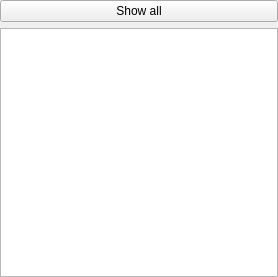
<?xml version="1.0" encoding="UTF-8"?>
<ui version="4.0">
 <class>EventPage</class>
 <widget class="QWidget" name="EventPage">
  <property name="geometry">
   <rect>
    <x>0</x>
    <y>0</y>
    <width>278</width>
    <height>277</height>
   </rect>
  </property>
  <property name="windowTitle">
   <string>Form</string>
  </property>
  <layout class="QVBoxLayout" name="verticalLayout">
   <property name="leftMargin">
    <number>0</number>
   </property>
   <property name="topMargin">
    <number>0</number>
   </property>
   <property name="rightMargin">
    <number>0</number>
   </property>
   <property name="bottomMargin">
    <number>0</number>
   </property>
   <item>
    <widget class="QPushButton" name="btShowAll">
     <property name="text">
      <string>Show all</string>
     </property>
    </widget>
   </item>
   <item>
    <widget class="QTableView" name="tableView">
     <property name="sizePolicy">
      <sizepolicy hsizetype="Ignored" vsizetype="Expanding">
       <horstretch>0</horstretch>
       <verstretch>0</verstretch>
      </sizepolicy>
     </property>
     <property name="editTriggers">
      <set>QAbstractItemView::EditKeyPressed</set>
     </property>
     <property name="selectionMode">
      <enum>QAbstractItemView::SingleSelection</enum>
     </property>
     <property name="selectionBehavior">
      <enum>QAbstractItemView::SelectRows</enum>
     </property>
     <property name="sortingEnabled">
      <bool>true</bool>
     </property>
     <attribute name="horizontalHeaderShowSortIndicator" stdset="0">
      <bool>true</bool>
     </attribute>
     <attribute name="horizontalHeaderStretchLastSection">
      <bool>true</bool>
     </attribute>
    </widget>
   </item>
  </layout>
 </widget>
 <resources/>
 <connections/>
</ui>
